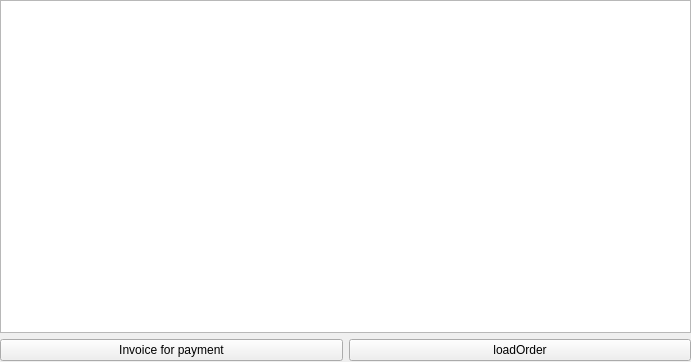
<?xml version="1.0" encoding="UTF-8"?>
<ui version="4.0">
 <class>orderwindow</class>
 <widget class="QWidget" name="orderwindow">
  <property name="geometry">
   <rect>
    <x>0</x>
    <y>0</y>
    <width>691</width>
    <height>362</height>
   </rect>
  </property>
  <property name="windowTitle">
   <string>Form</string>
  </property>
  <widget class="QWidget" name="layoutWidget">
   <property name="geometry">
    <rect>
     <x>0</x>
     <y>0</y>
     <width>691</width>
     <height>361</height>
    </rect>
   </property>
   <layout class="QVBoxLayout" name="verticalLayout">
    <item>
     <widget class="QTableView" name="orderTableView"/>
    </item>
    <item>
     <layout class="QHBoxLayout" name="horizontalLayout">
      <item>
       <widget class="QPushButton" name="buttonInvoicePayment">
        <property name="text">
         <string>Invoice for payment</string>
        </property>
       </widget>
      </item>
      <item>
       <widget class="QPushButton" name="buttonLoadOrder">
        <property name="text">
         <string>loadOrder</string>
        </property>
       </widget>
      </item>
     </layout>
    </item>
   </layout>
  </widget>
 </widget>
 <resources/>
 <connections/>
</ui>
